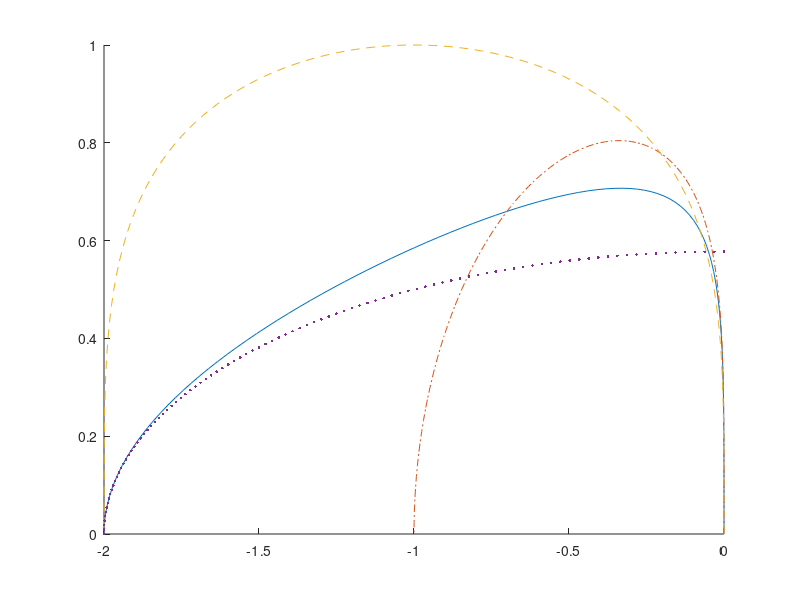

Source code (MATLAB):
% Stability domain of Adams-Bashforth_Euler scheme

% Copyright 2001 P. Wesseling
% This program and its subprograms may be freely used, modified and distributed
% under the GNU General Public License: http://www.gnu.org/copyleft/gpl.html

% Theory is given in Section 5.8 of
% 	P. Wesseling: Principles of Computational Fluid Dynamics
% 	Springer, Heidelberg, 2000 ISBN 3-5453-0. XII, 642 pp.
% See http://ta.twi.tudelft.nl/nw/users/wesseling/cfdbook.html

% This program generates Fig. 5.5  in the book

figure(1), clf, hold on

		% Plot of stability domain
theta = 0:0.01:1; theta = theta*pi;
z = - 2*(1-cos(theta)).^2./(3-cos(theta)) + i*2*sin(theta)./(3-cos(theta));
plot(z)

		% Stability domain of second order Adams-Bashforth scheme
z = exp(2*i*theta) - exp(i*theta); z = z./(1.5*exp(i*theta) - 0.5); plot(z,'-.')

		% Plot of oval
b = 1; a = 1; z =  - a*(1-cos(theta)) + i*b*(sin(theta)).^0.5; plot(z,'--')

		% Plot of half ellipse
a = 2.0; b = sqrt(1/3); theta = -pi/2 +0.5*theta;
z = - a*cos(theta) - i*b*sin(theta); plot(z,'.')
